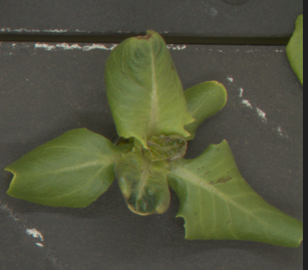
#> input picture snapshots/tb_snap3.png, 308 x 270 px, found by its file name
$ python segment.py
#> lines starting #> are read from the running program, lines starting #| are printed output that depends on the picture
#> in main, image is the input picture: shape (270, 308, 3); mean R, G, B 81.7, 84.2, 61.6
#!/usr/bin/env python3
"""
Author: Chris Dijkstra
Date: 10/10/2023

Contains functions for segmenting image arrays.
"""
from skimage import io, color, filters, segmentation, util, morphology
import numpy as np
from scipy import signal
import utils


def elevation_map(rgb_im):
    """ Creates an elevation map of an RGB image based on sobel filtering

    :param rgb_im: numpy.ndarray, 3 dimensional array representing an RGB image
    :return: numpy.ndarray, 2 dimensional array representing an edge map
    """
    compound_sobel = filters.sobel(rgb_im)
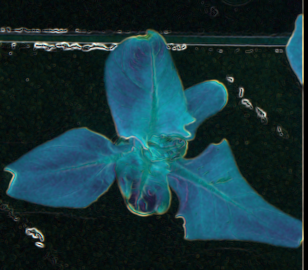
#> compound_sobel: shape (270, 308, 3) float64; mean R, G, B 0.0211, 0.0501, 0.0556; drawn with min black and max white
    compound_sobel = compound_sobel[:, :, 0] + compound_sobel[:, :, 1] + \
                     compound_sobel[:, :, 2]
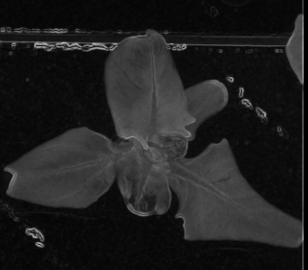
#> compound_sobel: shape (270, 308) float64; min 1.96e-17, max 0.698, mean 0.127
    elevation = filters.sobel(compound_sobel)
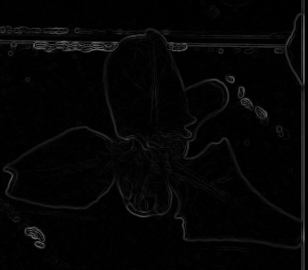
#> elevation: shape (270, 308) float64; min 0, max 0.422, mean 0.0213
    return elevation


def map_grid(n_points, shape):
    """ Creates point grid within a certain shape

    :param n_points: int, number of points that the grid should contain
    :param shape: iterable, an iterable containing the rows (int) and
        columns (int)
    :return np.ndarray, a numpy array with the specified shape, containing an
        equally spaced grid with the specified number of points
    """
    grid = util.regular_grid(shape, n_points)
    grid_map = np.zeros(shape)
    grid_map[grid] = np.arange(
        grid_map[grid].size).reshape(grid_map[grid].shape) + 1
    return grid_map


# [22 lines left out: function multichannel_threshold, not called in this run]


def watershed_blur(rgb_im, n_seeds):
    """ Performs watershed averaging of color, preserving edges

    :param rgb_im: np.ndarray, 3 dimensional array representing an RGB image
    :param n_seeds: int, number of points that the grid should contain
    :return: np.ndarray, 3 dimensional array representing an RGB image. Colors
        are the colors of the input image averaged over watershed regions.
    """
    elevation = elevation_map(rgb_im)
    seeds = map_grid(n_seeds, rgb_im.shape[0:2])
#> (the run stopped early here; a loop or call above may not have finished)

$ run again, with snapshots/tb_snap2.png copied over snapshots/tb_snap3.png
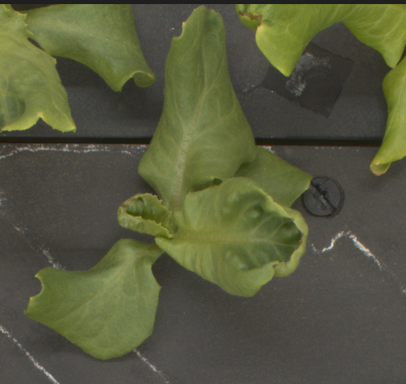
#> input picture snapshots/tb_snap2.png, 406 x 384 px, found by its file name
#> in main, image is the input picture: shape (384, 406, 3); mean R, G, B 86.4, 89.3, 62.4
#> in elevation_map, `compound_sobel = compound_sobel[:, :, 0] + compound_sobel[:, :, 1] + \..`:
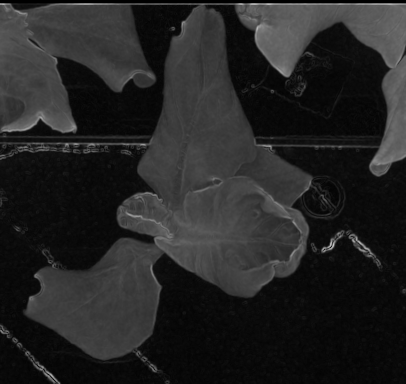
#> compound_sobel: shape (384, 406) float64; min 1.96e-17, max 0.774, mean 0.144
#> in elevation_map, `elevation = filters.sobel(compound_sobel)`:
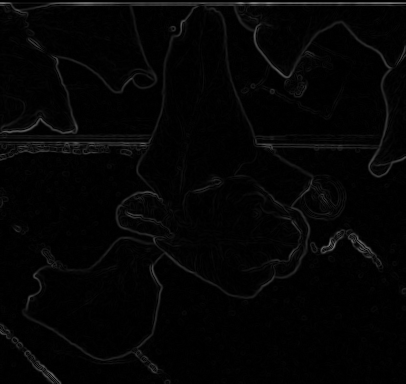
#> elevation: shape (384, 406) float64; min 0, max 0.509, mean 0.0197

$ run again, with snapshots/tb_snap5.png copied over snapshots/tb_snap3.png
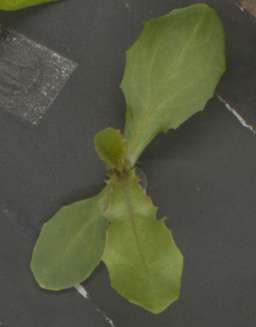
#> input picture snapshots/tb_snap5.png, 256 x 327 px, found by its file name
#> in main, image is the input picture: shape (327, 256, 3); mean R, G, B 83, 86.1, 65
#> in elevation_map, `compound_sobel = compound_sobel[:, :, 0] + compound_sobel[:, :, 1] + \..`:
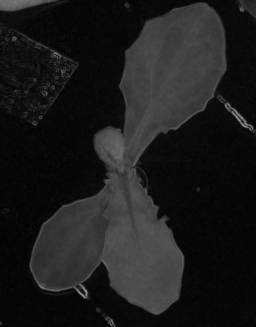
#> compound_sobel: shape (327, 256) float64; min 0.00587, max 0.606, mean 0.111
#> in elevation_map, `elevation = filters.sobel(compound_sobel)`:
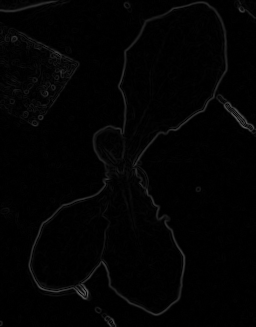
#> elevation: shape (327, 256) float64; min 1.62e-05, max 0.357, mean 0.0141
